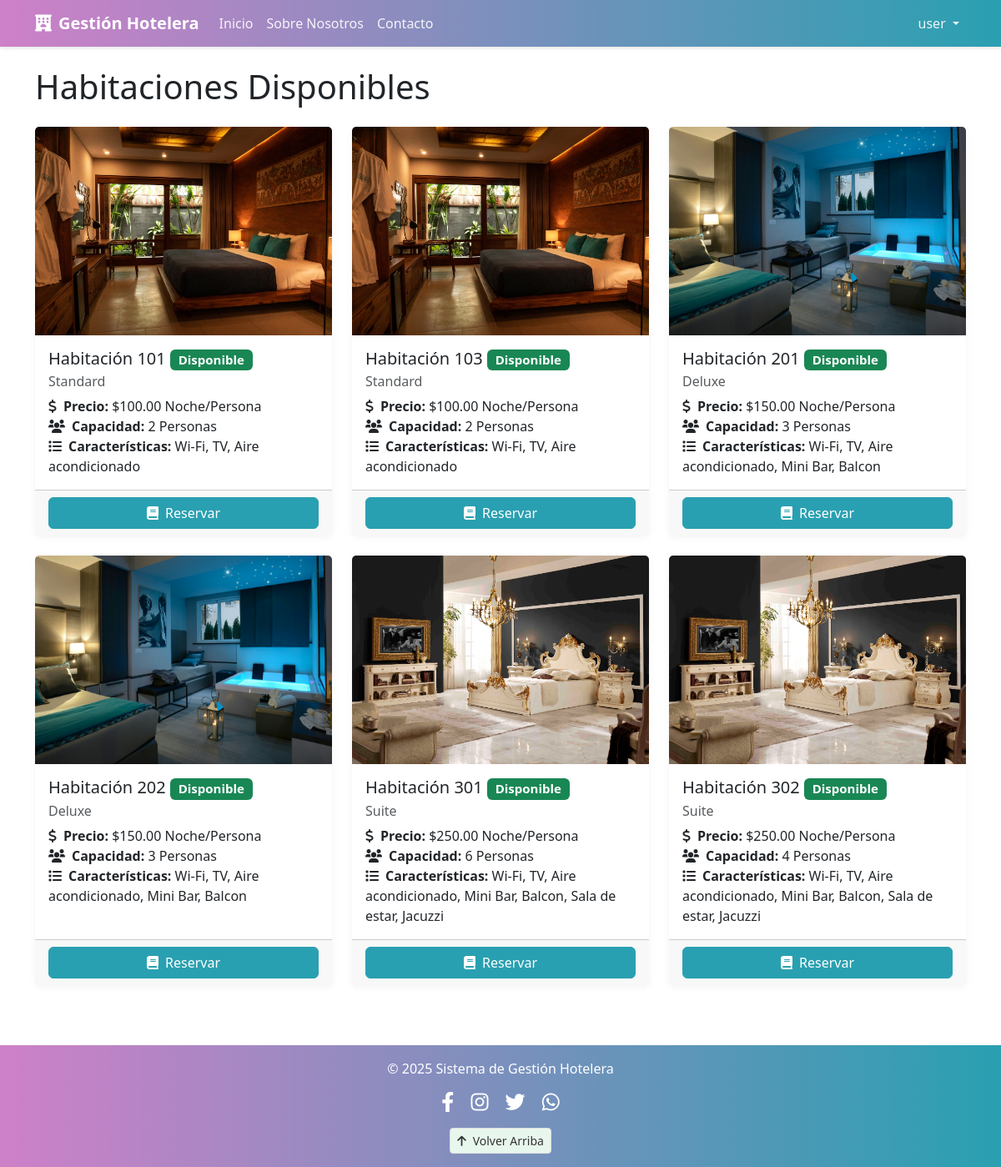
Screenshot of /index.php?controller=user&action=dashboard (signed in) with the database file from the repository.
### tables this page shows
CREATE TABLE `rooms` (
  `id` int(11) NOT NULL,
  `room_number` varchar(10) NOT NULL,
  `room_type` enum('standard','deluxe','suite') NOT NULL,
  `capacity` int(11) NOT NULL,
  `price_per_night` decimal(10,2) NOT NULL,
  `features` text DEFAULT NULL,
  `status` enum('available','occupied','maintenance') NOT NULL DEFAULT 'available'
);

### controllers/UserController.php (called while the page is built, shortened)
<?php
class UserController {
    private $roomModel;
    public function __construct() {
        $this->roomModel = new Room();
    }
    public function dashboard() {
        $rooms = $this->roomModel->getAvailableRooms();
        require_once 'views/users/dashboard.php';
    }
}
?>

### autoload.php (called while the page is built, shortened)
<?php
spl_autoload_register(function ($class) {
    $parts = explode('\\', $class);
    $className = end($parts);
    $modelFile = 'models/' . $className . '.php';
    if (file_exists($modelFile)) {
        return;
    }
});
?>

### config/Database.php (called while the page is built, shortened)
<?php
class Database {
    private $host = DB_HOST;
    private $user = DB_USER;
    private $pass = DB_PASS;
    private $dbname = DB_NAME;
    private $conn;
    private $stmt;
    public function __construct() {
        $dsn = 'mysql:host=' . $this->host . ';dbname=' . $this->dbname;
        $options = array(
            PDO::ATTR_PERSISTENT => true,
            PDO::ATTR_ERRMODE => PDO::ERRMODE_EXCEPTION,
            PDO::ATTR_DEFAULT_FETCH_MODE => PDO::FETCH_ASSOC
        );
        try {
            $this->conn = new PDO($dsn, $this->user, $this->pass, $options);
        } catch(PDOException $e) {
            $this->error = $e->getMessage();
            echo 'Connection Error: ' . $this->error;
        }
    }
    public function query($query) {
        $this->stmt = $this->conn->prepare($query);
    }
    public function execute() {
        return $this->stmt->execute();
    }
    public function resultSet() {
        $this->execute();
        return $this->stmt->fetchAll();
    }
}
?>

### models/Room.php (called while the page is built, shortened)
<?php
class Room {
    private $db;
    public function __construct() {
        $this->db = new Database();
    }
    public function getAvailableRooms() {
        $this->db->query('SELECT * FROM rooms WHERE status = "available" ORDER BY room_number');
        return $this->db->resultSet();
    }
}
?>

### views/users/dashboard.php (the view)
<?php require_once 'views/includes/header.php'; ?>
<h1 class="mb-4 animate__animated animate__fadeInDown">Habitaciones Disponibles</h1>
<div class="row">
    <?php if(empty($rooms)): ?>
        <div class="col-12">
            <div class="alert alert-info animate__animated animate__fadeIn">
                Actualmente no hay habitaciones disponibles. Vuelva a comprobarlo más tarde.
            </div>
        </div>
    <?php else: ?>
        <?php foreach($rooms as $room) : ?>
            <div class="col-md-4 mb-4 animate__animated animate__fadeIn">
                <div class="card h-100 card-hover">
                    <?php
                    $roomImages = [
                        'standard' => 'assets/img/standard.jpg',
                        'deluxe' => 'assets/img/deluxe.jpg',
                        'suite' => 'assets/img/suite.jpg'
                    ];
                    $imagePath = isset($roomImages[strtolower($room['room_type'])]) ? $roomImages[strtolower($room['room_type'])] : 'assets/img/default.jpg';
                    ?>
                    <img src="<?php echo $imagePath; ?>" class="card-img-top" alt="Imagen de la Habitación">
                    <div class="card-body">
                        <h5 class="card-title">Habitación <?php echo $room['room_number']; ?> <span class="badge bg-success animate__animated animate__pulse">Disponible</span></h5>
                        <h6 class="card-subtitle mb-2 text-muted"><?php echo ucfirst($room['room_type']); ?></h6>
                        <p class="card-text">
                            <strong><i class="fas fa-dollar-sign me-2"></i>Precio:</strong> $<?php echo $room['price_per_night']; ?> Noche/Persona<br>
                            <strong><i class="fas fa-users me-2"></i>Capacidad:</strong> <?php echo $room['capacity']; ?> Personas<br>
                            <strong><i class="fas fa-list me-2"></i>Características:</strong> <?php echo $room['features']; ?>
                        </p>
                    </div>
                    <div class="card-footer">
                        <a href="index.php?controller=user&action=bookRoom&room_id=<?php echo $room['id']; ?>" class="btn btn-primary w-100 btn-scale"><i class="fas fa-book me-2"></i>Reservar</a>
                    </div>
                </div>
            </div>
        <?php endforeach; ?>
    <?php endif; ?>
</div>
<?php require_once 'views/includes/footer.php'; ?>

### assets/css/style.css (style rules this page uses)
:root { --hotel-primary: #ce80c8; --hotel-secondary: #29a0b1; --hotel-light: #e8f7ee; --hotel-dark: #333333; --hotel-accent: #ff7e67; }
.btn-primary { background-color: var(--hotel-secondary); border-color: var(--hotel-secondary); transition: all 0.3s ease; }
.card { border: none; box-shadow: 0 2px 10px rgba(0,0,0,0.05); transition: transform 0.3s ease, box-shadow 0.3s ease; }
.card-img-top { height: 250px; object-fit: cover; width: 100%; transition: transform 0.3s ease; }
.btn-scale { transition: transform 0.3s ease; }
.badge { animation: pulse 2s infinite; }
.animate__animated.animate__fadeInDown, .animate__animated.animate__fadeInUp, .animate__animated.animate__fadeInLeft, .animate__animated.animate__fadeInRight, .animate__animated.animate__zoomIn { animation-duration: 1s; }

### rows the page displays
rooms: room_type (picture), room_number "101", room_type "Standard", price_per_night "100.00", capacity "2", features "Wi-Fi, TV, Aire acondicionado"
rooms: room_type (picture), room_number "103", room_type "Standard", price_per_night "100.00", capacity "2", features "Wi-Fi, TV, Aire acondicionado"
rooms: room_type (picture), room_number "201", room_type "Deluxe", price_per_night "150.00", capacity "3", features "Wi-Fi, TV, Aire acondicionado, Mini Bar, Balcon"
rooms: room_type (picture), room_number "202", room_type "Deluxe", price_per_night "150.00", capacity "3", features "Wi-Fi, TV, Aire acondicionado, Mini Bar, Balcon"
rooms: room_type (picture), room_number "301", room_type "Suite", price_per_night "250.00", capacity "6", features "Wi-Fi, TV, Aire acondicionado, Mini Bar, Balcon, Sala de estar, Jacuzzi"
rooms: room_type (picture), room_number "302", room_type "Suite", price_per_night "250.00", capacity "4", features "Wi-Fi, TV, Aire acondicionado, Mini Bar, Balcon, Sala de estar, Jacuzzi"

### other values shown
$_SESSION['user_name'] "user"
